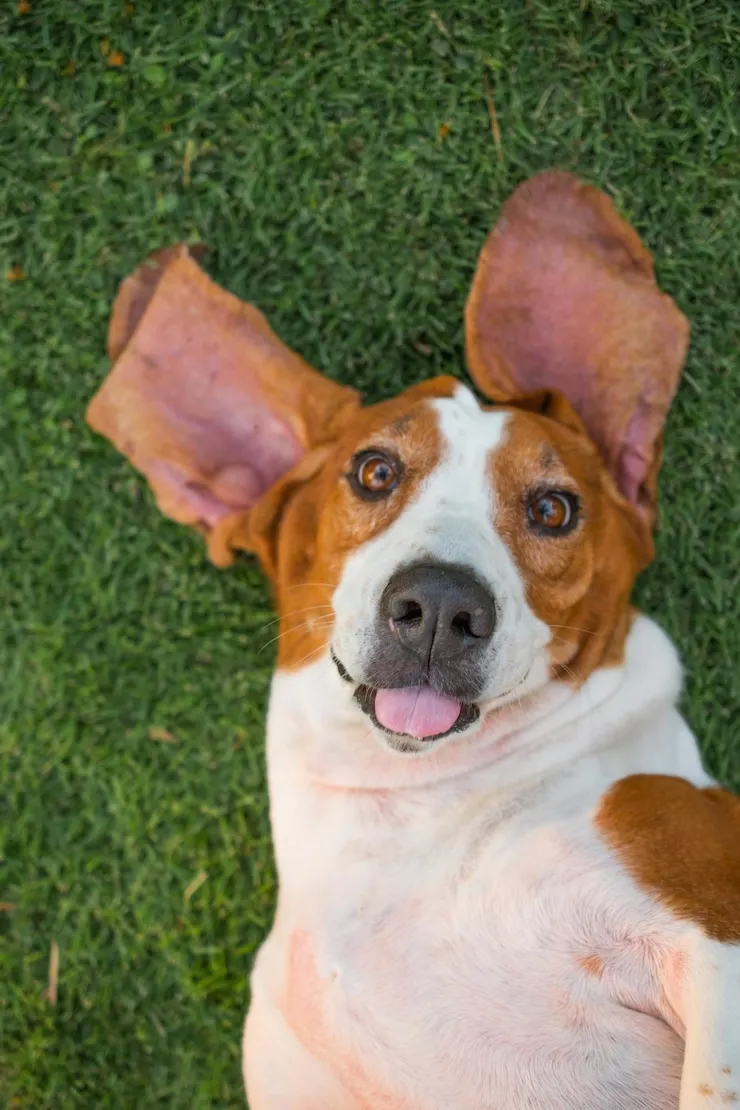
#> input picture Tema_4.2/Sources/Perro.png, 740 x 1110 px, found by its file name
$ python ColorHistograma.py
#> lines starting #> are read from the running program, lines starting #| are printed output that depends on the picture
import cv2
import numpy as np

# Cargamos la imagen en color
img = cv2.imread("Tema_4.2/Sources/Perro.png")
#> img is the input picture: shape (1110, 740, 3); mean B, G, R 86, 116.5, 119.4

# Redimensionamos la imagen a la mitad
alto, ancho = img.shape[:2]
#> alto = 1110; ancho = 740
img_reducida = cv2.resize(img, (ancho // 2, alto // 2))

# Dividimos la imagen en canales B, G y R
b, g, r = cv2.split(img_reducida)
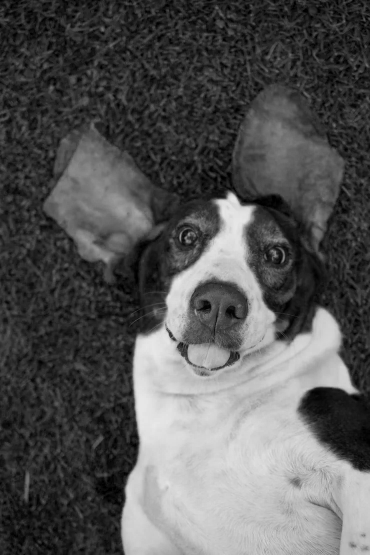
#> b: shape (555, 370); min 0, max 233, mean 86.2
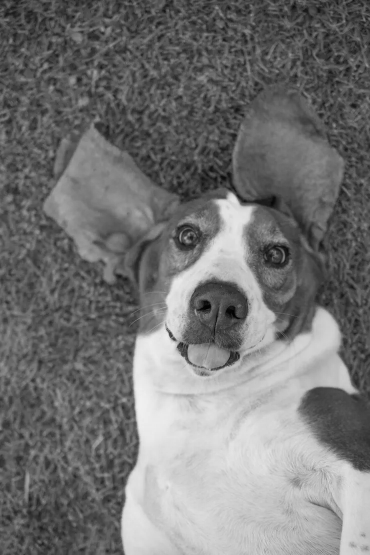
#> g: shape (555, 370); min 1, max 240, mean 116.7
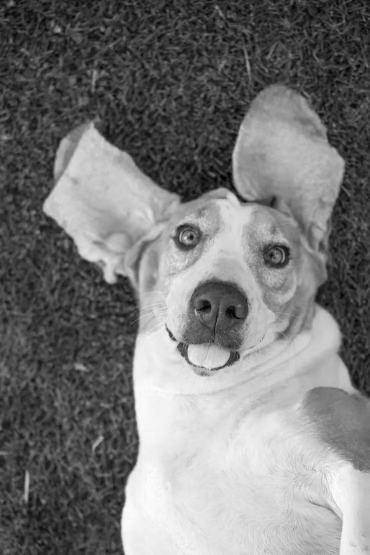
#> r: shape (555, 370); min 0, max 255, mean 119.5

# Calculamos el histograma de cada canal
hist_b = cv2.calcHist([b], [0], None, [256], [0, 256])
#> hist_b = 256 values, max 3317 at index 42, min 0 at index 234, mean 802.1
hist_g = cv2.calcHist([g], [0], None, [256], [0, 256])
#> hist_g = 256 values, max 2861 at index 79, min 0 at index 0, mean 802.1
hist_r = cv2.calcHist([r], [0], None, [256], [0, 256])
#> hist_r = 256 values, max 2480 at index 58, min 2 at index 254, mean 802.1

# Creamos una imagen negra para dibujar los histogramas
hist_img = np.zeros((512, 512, 3), np.uint8)
hist_max = max(np.max(hist_b), np.max(hist_g), np.max(hist_r))
#> hist_max = 3317

# Dibujamos los histogramas de cada canal
for i in range(256):
    h_b = int(hist_b[i] * 512 / hist_max)
    h_g = int(hist_g[i] * 512 / hist_max)
    h_r = int(hist_r[i] * 512 / hist_max)
    cv2.line(hist_img, (i * 2, 512), (i * 2, 512 - h_b), (255, 0, 0))  # Azul
    cv2.line(hist_img, (i * 2, 512), (i * 2, 512 - h_g), (0, 255, 0))  # Verde
    cv2.line(hist_img, (i * 2, 512), (i * 2, 512 - h_r), (0, 0, 255))  # Rojo
#> this loop made 256 passes
#> (h_b, h_g, h_r) on passes 1 to 3: (18, 0, 0), (19, 0, 0), (20, 0, 0)
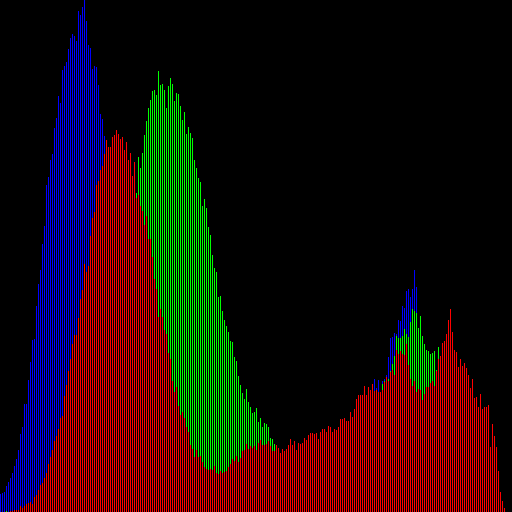
#> hist_img: shape (512, 512, 3); mean of channels 0, 1, 2 9.9, 11.8, 30.7; drawn as B, G, R

# Mostramos el histograma combinado
cv2.imshow('Histograma de color (RGB)', hist_img)
cv2.waitKey(0)
cv2.destroyAllWindows()

# Guardamos los histogramas en CSV
hist_combined = np.hstack([hist_b, hist_g, hist_r])
#> hist_combined = 256 rows, first 8: [120, 0, 5], [128, 1, 4], [132, 3, 3], [171, 12, 6], [199, 5, 3], [223, 12, 12], [258, 11, 8], [304, 6, 13]
np.savetxt('histograma_color.csv', hist_combined, delimiter=',')
